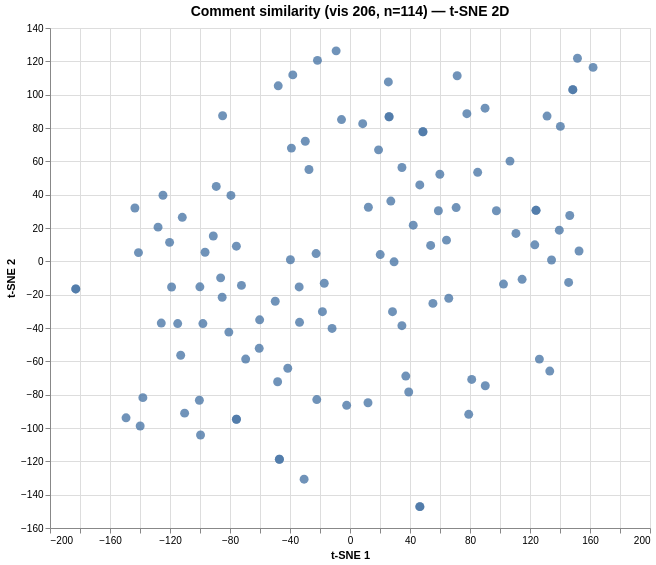

Here is the Vega-Lite specification saved for this chart:
### Vega specification from a JSON file in a GitHub repository (floating-point values rounded to 4 significant figures)
{"$schema": "https://vega.github.io/schema/vega/v6.json", "data": [{"name": "param_1e9efca18e7a2868_store"}, {"name": "source_0", "values": [{"comment": "Data can be misleading without proper context, including countries included in migration, region population / percent of…", "dim_1": 55.27, "dim_2": -25.23, "index": 0}, {"comment": "I think that this graph shows the intra and inter migration around the world.", "dim_1": 27.21, "dim_2": 36.17, "index": 1}, {"comment": "Seems like the graph shows intra- and intercontinental migration with the exceptions that (1) Oceania is quite reasonabl…", "dim_1": 12.24, "dim_2": 32.47, "index": 2}, {"comment": "The cost of natural disasters has gone up dramatically. In 2005, Hurricane Katrina cost $161billion, and in 2017, natura…", "dim_1": 71.45, "dim_2": 111.4, "index": 3}, {"comment": "My students wondered if the 'within-land mass' migrations must be country to country within that land mass, as opposed t…", "dim_1": -22.15, "dim_2": -82.95, "index": 4}, {"comment": "I noticed that the most migrations happen from South America to North America. We also noticed  that  asia has the bigge…", "dim_1": -112.9, "dim_2": -56.35, "index": 5}, {"comment": "We have noticed that Asia has a high immigration rate, Asians mostly move to North American and Europe. A headline for t…", "dim_1": -22.61, "dim_2": 4.652, "index": 6}, {"comment": "This graph represents the amount of people moving out from their country, as is noticed Asia besides is the biggest cont…", "dim_1": 46.52, "dim_2": 45.83, "index": 7}, {"comment": "What we noticed was the arrows showing migration to North America and Europe. We also noticed that the arrows going in a…", "dim_1": 123.2, "dim_2": 9.906, "index": 8}, {"comment": "I noticed that most people are migrating throughout asia. As some years went by Asia was being filled with all of the ot…", "dim_1": -49.84, "dim_2": -23.96, "index": 9}, {"comment": "I have noticed that Asia has the most people migrating all throughout Asia. Also, why does Asia have such a thick migrat…", "dim_1": -33.9, "dim_2": -15.36, "index": 10}, {"comment": "The graph doesn't use relative frequencies, which makes larger continents appear to have larger migration.  This data is…", "dim_1": 58.92, "dim_2": 30.35, "index": 11}, {"comment": "Over the years the Asian population was filling with European, North American, African and Latin American emigrants. mil…", "dim_1": -33.65, "dim_2": -36.59, "index": 12}, {"comment": "One of the biggest things that we could depict from the graph is that the biggest immigration flow is from South America…", "dim_1": 19.04, "dim_2": 66.88, "index": 13}, {"comment": "i wondered what it was that was migrating.", "dim_1": 11.99, "dim_2": -84.87, "index": 14}, {"comment": "I think his is cool graph showing all the moment we had wit all the immigration", "dim_1": 25.57, "dim_2": 107.6, "index": 15}, {"comment": "What I though was pretty weird was the amount of people moving in their own country. There's more people moving within t…", "dim_1": 34.61, "dim_2": -38.62, "index": 16}, {"comment": "Our group noticed many people go to North America but, not many people leave North America.", "dim_1": -124.7, "dim_2": 39.66, "index": 17}, {"comment": "Is the migration in Oceania strictly humans, or is it partially emus?", "dim_1": -99.64, "dim_2": -104.2, "index": 18}, {"comment": "Not many people go to Oceania and the majority of people that migrate in their own continent is Asia.", "dim_1": -100.4, "dim_2": -83.35, "index": 19}, {"comment": "Why do you think most people are migrating to their same continent in such big volume like in Asia?", "dim_1": -60.24, "dim_2": -35.11, "index": 20}, {"comment": "Asia has more migration within it's continent as it has the largest arrow. I also noticed that migration to North Americ…", "dim_1": -39.73, "dim_2": 0.962, "index": 21}, {"comment": "i wonder why so many people are staying in their own country", "dim_1": -141.0, "dim_2": 5.225, "index": 22}, {"comment": "Our catchy title is...The Worlds Migration Hotspots! :)", "dim_1": -84.93, "dim_2": 87.34, "index": 23}, {"comment": "It is very interesting at the amount of people that migrated among their own countries. Especially Europe and Asia. Howe…", "dim_1": 28.33, "dim_2": -30.21, "index": 24}, {"comment": "Our title is \"An interesting view of immigration\"", "dim_1": -9.243, "dim_2": 126.3, "index": 25}, {"comment": "I noticed that Asia has a lot of migration but Australia has almost none. I wonder if it is because people feel safe in …", "dim_1": -138.1, "dim_2": -81.79, "index": 26}, {"comment": "I wonder what qualifies as internal migration.  Moving more than a certain distance?  Moving for certain reasons?", "dim_1": -2.23, "dim_2": -86.4, "index": 27}, {"comment": "I notice that the graph seems to depict the migration of people between different continents. It is interesting to see w…", "dim_1": 59.9, "dim_2": 52.24, "index": 28}, {"comment": "Have you ever seen a map that is called a graph?  Here is one that makes showing migration within and between continents…", "dim_1": 77.91, "dim_2": 88.6, "index": 29}, {"comment": "I wonder how internal migration can be correlated to unrest. It is not complete because europe has a exceedingly high in…", "dim_1": -30.59, "dim_2": -130.7, "index": 30}, {"comment": "I am fascinated by how many of the comments are North America- centric. Many observations are about how many people are …", "dim_1": -143.4, "dim_2": 32.02, "index": 31}, {"comment": "Not many people going in and out of Oceania.", "dim_1": -110.3, "dim_2": -91.09, "index": 32}, {"comment": "I notice that much of the Middle East is included in Asia. I wonder if this is part of the reason behind the large level…", "dim_1": -17.17, "dim_2": -13.14, "index": 33}, {"comment": "The arrows pointing back at the nation could be that people are migrating within their continent.", "dim_1": 152.7, "dim_2": 6.186, "index": 34}, {"comment": "I wonder if the amount of people migrating within Asia is more influenced by the population of  Asia or the countries th…", "dim_1": -18.38, "dim_2": -30.2, "index": 35}, {"comment": "I wonder if the great amount of migration in Asia and Europe may be a function of  their populations.", "dim_1": -11.96, "dim_2": -40.26, "index": 36}, {"comment": "Whats up!!!!\nThis graph seems to talk about how much people immigrate to places especially the U.S being the most target…", "dim_1": 34.62, "dim_2": 56.32, "index": 37}, {"comment": "people move a lot", "dim_1": 79.14, "dim_2": -91.8, "index": 38}, {"comment": "It looks like it's showing how many millions of people are moving around the continents.", "dim_1": 85.11, "dim_2": 53.41, "index": 39}, {"comment": "This is about the migration of people from all the continents", "dim_1": -47.85, "dim_2": 105.3, "index": 40}, {"comment": "It is about migration to and from different countries", "dim_1": -38.15, "dim_2": 111.9, "index": 41}, {"comment": "This is about the migration to and from different countries/continents. But I have noticed that there are hardly any Nor…", "dim_1": -111.8, "dim_2": 26.39, "index": 42}, {"comment": "I think the graph is showing how Pangaea split into the 7 continents. Each continent shows a degree of rotation, of how …", "dim_1": 106.7, "dim_2": 60.13, "index": 43}, {"comment": "It seems to be a chart of however many immigrants travel to America in 2017 with their original country and language.", "dim_1": -5.659, "dim_2": 85.07, "index": 44}, {"comment": "I noticed a lot of arrows going to Europe and North America. I think this graph shows the migration of either birds or p…", "dim_1": 134.4, "dim_2": 0.802, "index": 45}, {"comment": "hello i think this is a graph of how many immigrants come to each place", "dim_1": 8.466, "dim_2": 82.58, "index": 46}, {"comment": "i think it is about immagrants", "dim_1": -21.7, "dim_2": 120.6, "index": 47}, {"comment": "I noticed a lot of arrows going towards the U.S. I think it is a map of immigration routes from 2017", "dim_1": 145.7, "dim_2": -12.67, "index": 48}, {"comment": "What I wonder most about this is, How large are the populations of immigrants from unknown origins? Are they too insigni…", "dim_1": -27.36, "dim_2": 55.11, "index": 49}, {"comment": "I found it interesting Mexico as a part of South America as it typically appears as a part of North America on many maps…", "dim_1": -182.8, "dim_2": -16.57, "index": 50}, {"comment": "My 5th grade students debated whether or not this graph depicts humans or animals. Many also took the circles literally …", "dim_1": 131.4, "dim_2": 87.15, "index": 51}, {"comment": "We noticed that the width of the arrows correlate with the amount of migration. There are arrows inclosing continents wh…", "dim_1": 124.0, "dim_2": 30.6, "index": 52}, {"comment": "It is interesting that many people are moving to North America and Europe, and a lot of people are migrating within Asia…", "dim_1": -48.25, "dim_2": -72.25, "index": 53}, {"comment": "I notice...\nNorth America has the most influx of migration. \n\nI wonder...\nWhat is the cause of these movements? \n\nHeadli…", "dim_1": -89.17, "dim_2": 44.96, "index": 54}, {"comment": "What we found most interesting is how the largest out of continent migration trend was from South America/Latin America …", "dim_1": -125.8, "dim_2": -37.03, "index": 55}, {"comment": "Interesting how there is a lot of immigration internally in the european continent, even more so for Asia. I wonder wher…", "dim_1": -47.07, "dim_2": -118.8, "index": 56}, {"comment": "1.\tWe notice that the arrow thickness and size reveals the number of migrations.  The arrows that wind back represent mi…", "dim_1": 139.5, "dim_2": 18.68, "index": 57}, {"comment": "A greater percentage of people are migrating internationally to North America and Europe from Asia and Latin America. Th…", "dim_1": -69.55, "dim_2": -58.64, "index": 58}, {"comment": "We noticed that there are lots of people migration with in both Asia and Europe. Also, we were wondering why they are so…", "dim_1": -75.7, "dim_2": -94.75, "index": 59}, {"comment": "Most migration occurs within continents or to North America or Europe.  Why is it that so few people are migrating withi…", "dim_1": -96.63, "dim_2": 5.456, "index": 60}, {"comment": "I notice that not many people are emigrating America compared to immigrating.  I also notice that not many people are co…", "dim_1": -149.3, "dim_2": -93.91, "index": 61}, {"comment": "I notice that the thicker the lines the more people are migrating. I wonder why whoever made this map decided to set up …", "dim_1": 37.19, "dim_2": -68.84, "index": 62}, {"comment": "Hey Sharon you are a delightful young moderator.", "dim_1": 46.57, "dim_2": -147.2, "index": 63}, {"comment": "What constitutes a \"migrant\" in this context and how are they determining the total number of them?", "dim_1": -39.06, "dim_2": 67.94, "index": 64}, {"comment": "This graph is super intriguing however, I wondering what percentage of people migrated to a different part of the contin…", "dim_1": 20.14, "dim_2": 4.046, "index": 65}, {"comment": "is this about people or birds", "dim_1": 151.6, "dim_2": 121.9, "index": 66}, {"comment": "is this graph talking about birds or animals", "dim_1": 148.5, "dim_2": 103.0, "index": 67}, {"comment": "The Graph is about immigration. The graph shows how countless people move from their Country to another Country. I wonde…", "dim_1": 48.62, "dim_2": 77.75, "index": 68}, {"comment": "I noticed that a lot of immgration has been happening these days. I wonder the world gets closer. One interesting thing …", "dim_1": 90.18, "dim_2": -74.66, "index": 69}, {"comment": "Very interesting graph about imigration around the world. The most interesting part for me is the imigration from Asia t…", "dim_1": 133.2, "dim_2": -65.86, "index": 70}, {"comment": "What I noticed was there are a lot of people who move to North America.\nWhat I wonder is why A lot of people immigrate i…", "dim_1": -128.0, "dim_2": 20.52, "index": 71}, {"comment": "Hello my name is Atul Wadhwani and i'm an esl student at ccb school. The graph looks like it's  about the immigration sy…", "dim_1": 26.05, "dim_2": 86.73, "index": 72}, {"comment": "We noticed that there is a lot more people moving into North America than are moving out. Also, Europe and Asia have a l…", "dim_1": -85.23, "dim_2": -21.57, "index": 73}, {"comment": "In this graph, I noticed how there were relatively no North Americans who migrated to other continents.\n\nI wonder how th…", "dim_1": 53.77, "dim_2": 9.526, "index": 74}, {"comment": "I found it interesting Mexico as a part of South America as it typically appears as a part of North America on many maps…", "dim_1": -182.8, "dim_2": -16.57, "index": 75}, {"comment": "My 5th grade students debated whether or not this graph depicts humans or animals. Many also took the circles literally …", "dim_1": 140.2, "dim_2": 80.97, "index": 76}, {"comment": "We noticed that the width of the arrows correlate with the amount of migration. There are arrows inclosing continents wh…", "dim_1": 124.0, "dim_2": 30.6, "index": 77}, {"comment": "It is interesting that many people are moving to North America and Europe, and a lot of people are migrating within Asia…", "dim_1": -41.48, "dim_2": -64.17, "index": 78}, {"comment": "I notice...\nNorth America has the most influx of migration. \n\nI wonder...\nWhat is the cause of these movements? \n\nHeadli…", "dim_1": -79.39, "dim_2": 39.56, "index": 79}, {"comment": "What we found most interesting is how the largest out of continent migration trend was from South America/Latin America …", "dim_1": -114.9, "dim_2": -37.32, "index": 80}, {"comment": "Interesting how there is a lot of immigration internally in the european continent, even more so for Asia. I wonder wher…", "dim_1": -47.07, "dim_2": -118.8, "index": 81}, {"comment": "1.\tWe notice that the arrow thickness and size reveals the number of migrations.  The arrows that wind back represent mi…", "dim_1": 146.5, "dim_2": 27.52, "index": 82}, {"comment": "A greater percentage of people are migrating internationally to North America and Europe from Asia and Latin America. Th…", "dim_1": -60.52, "dim_2": -52.2, "index": 83}, {"comment": "We noticed that there are lots of people migration with in both Asia and Europe. Also, we were wondering why they are so…", "dim_1": -75.7, "dim_2": -94.75, "index": 84}, {"comment": "Most migration occurs within continents or to North America or Europe.  Why is it that so few people are migrating withi…", "dim_1": -91.14, "dim_2": 15.19, "index": 85}, {"comment": "I notice that not many people are emigrating America compared to immigrating.  I also notice that not many people are co…", "dim_1": -139.9, "dim_2": -98.81, "index": 86}, {"comment": "I notice that the thicker the lines the more people are migrating. I wonder why whoever made this map decided to set up …", "dim_1": 39.15, "dim_2": -78.38, "index": 87}, {"comment": "Hey Sharon you are a delightful young moderator.", "dim_1": 46.57, "dim_2": -147.2, "index": 88}, {"comment": "What constitutes a \"migrant\" in this context and how are they determining the total number of them?", "dim_1": -29.82, "dim_2": 72.03, "index": 89}, {"comment": "This graph is super intriguing however, I wondering what percentage of people migrated to a different part of the contin…", "dim_1": 29.38, "dim_2": -0.308, "index": 90}, {"comment": "is this about people or birds", "dim_1": 162.0, "dim_2": 116.4, "index": 91}, {"comment": "is this graph talking about birds or animals", "dim_1": 148.5, "dim_2": 103.0, "index": 92}, {"comment": "The Graph is about immigration. The graph shows how countless people move from their Country to another Country. I wonde…", "dim_1": 48.62, "dim_2": 77.75, "index": 93}, {"comment": "I noticed that a lot of immgration has been happening these days. I wonder the world gets closer. One interesting thing …", "dim_1": 81.14, "dim_2": -70.87, "index": 94}, {"comment": "Very interesting graph about imigration around the world. The most interesting part for me is the imigration from Asia t…", "dim_1": 126.3, "dim_2": -58.67, "index": 95}, {"comment": "What I noticed was there are a lot of people who move to North America.\nWhat I wonder is why A lot of people immigrate i…", "dim_1": -120.3, "dim_2": 11.38, "index": 96}, {"comment": "Hello my name is Atul Wadhwani and i'm an esl student at ccb school. The graph looks like it's  about the immigration sy…", "dim_1": 26.05, "dim_2": 86.73, "index": 97}, {"comment": "We noticed that there is a lot more people moving into North America than are moving out. Also, Europe and Asia have a l…", "dim_1": -86.24, "dim_2": -9.917, "index": 98}, {"comment": "In this graph, I noticed how there were relatively no North Americans who migrated to other continents.\n\nI wonder how th…", "dim_1": 64.33, "dim_2": 12.71, "index": 99}, {"comment": "1. We notice that there is very little immigration coming into Latin America, Africa, and Oceana. \n\n2. We wonder why Nor…", "dim_1": -75.74, "dim_2": 9.079, "index": 100}, {"comment": "Something we noticed was that few people left North America to migrate to another continent compared to how many left an…", "dim_1": -72.37, "dim_2": -14.44, "index": 101}, {"comment": "1. We noticed that there was a lot of people migrating within their own country and towards North America and Europe. Ho…", "dim_1": 102.3, "dim_2": -13.64, "index": 102}, {"comment": "We noticed that there are there are 2 representations for migration- the arrow width and the number in millions. The mos…", "dim_1": 65.83, "dim_2": -22.16, "index": 103}, {"comment": "1. We noticed that thickness of arrows represented how many people moved, that there are a lot more people migrating to …", "dim_1": 114.7, "dim_2": -10.79, "index": 104}, {"comment": "1. We noticed that the graph is arranged in a circle to resemble a globe. We also noticed that some arrows are so small …", "dim_1": 97.59, "dim_2": 30.35, "index": 105}, {"comment": "We noticed that a lot of people are not moving to central america and Africa. Lots of people are staying in Asia and Eur…", "dim_1": -100.1, "dim_2": -15.3, "index": 106}, {"comment": "I notice: The graph doesn't use relative frequencies, which makes larger continents appear to have larger migration\n\nI w…", "dim_1": 70.76, "dim_2": 32.26, "index": 107}, {"comment": "One thing we noticed is that there is a lot of relocation hapenning within the continents of Europe and Asia. \n\nOne thin…", "dim_1": 42.15, "dim_2": 21.67, "index": 108}, {"comment": "We noticed that a lot of people are moving from Latin America to North America, and we think it might be because of the …", "dim_1": -119.0, "dim_2": -15.38, "index": 109}, {"comment": "We infer this graph represents the migration of people from continent to continent in millions. We also infer and notice…", "dim_1": 110.6, "dim_2": 16.73, "index": 110}, {"comment": "1. We noticed that most people are migrating to Europe and North America, and a lot less people migrate to Asia, Africa,…", "dim_1": -80.78, "dim_2": -42.46, "index": 111}, {"comment": "Couple things we noticed:\n- The biggest migration is from South Asia to North Asia (63.3 mil.)\n- Migration from America …", "dim_1": -98.08, "dim_2": -37.35, "index": 112}, {"comment": "Welcome to “What’s Going On in This Graph?”. Today’s graph shows migration within and between continents for 2017. Pleas…", "dim_1": 90.04, "dim_2": 91.9, "index": 113}]}, {"name": "source_0_x_domain_dim_1", "values": [{"min": -182.8, "max": 162.0}]}, {"name": "source_0_y_domain_dim_2", "values": [{"min": -147.2, "max": 126.3}]}], "signals": [{"name": "unit", "value": {}, "on": [{"events": "pointermove", "update": "isTuple(group()) ? group() : unit"}]}, {"name": "param_1e9efca18e7a2868", "update": "vlSelectionResolve(\"param_1e9efca18e7a2868_store\", \"union\")"}, {"name": "param_1e9efca18e7a2868_dim_1", "on": [{"events": [{"source": "view", "type": "dblclick"}], "update": "null"}, {"events": {"signal": "param_1e9efca18e7a2868_translate_delta"}, "update": "panLinear(param_1e9efca18e7a2868_translate_anchor.extent_x, -param_1e9efca18e7a2868_translate_delta.x / width)"}, {"events": {"signal": "param_1e9efca18e7a2868_zoom_delta"}, "update": "zoomLinear(domain(\"x\"), param_1e9efca18e7a2868_zoom_anchor.x, param_1e9efca18e7a2868_zoom_delta)"}]}, {"name": "param_1e9efca18e7a2868_dim_2", "on": [{"events": [{"source": "view", "type": "dblclick"}], "update": "null"}, {"events": {"signal": "param_1e9efca18e7a2868_translate_delta"}, "update": "panLinear(param_1e9efca18e7a2868_translate_anchor.extent_y, param_1e9efca18e7a2868_translate_delta.y / height)"}, {"events": {"signal": "param_1e9efca18e7a2868_zoom_delta"}, "update": "zoomLinear(domain(\"y\"), param_1e9efca18e7a2868_zoom_anchor.y, param_1e9efca18e7a2868_zoom_delta)"}]}, {"name": "param_1e9efca18e7a2868_tuple", "on": [{"events": [{"signal": "param_1e9efca18e7a2868_dim_1 || param_1e9efca18e7a2868_dim_2"}], "update": "param_1e9efca18e7a2868_dim_1 && param_1e9efca18e7a2868_dim_2 ? {unit: \"\", fields: param_1e9efca18e7a2868_tuple_fields, values: [param_1e9efca18e7a2868_dim_1,param_1e9efca18e7a2868_dim_2]} : null"}]}, {"name": "param_1e9efca18e7a2868_tuple_fields", "value": [{"field": "dim_1", "channel": "x", "type": "R"}, {"field": "dim_2", "channel": "y", "type": "R"}]}, {"name": "param_1e9efca18e7a2868_translate_anchor", "value": {}, "on": [{"events": [{"source": "scope", "type": "pointerdown"}], "update": "{x: x(unit), y: y(unit), extent_x: domain(\"x\"), extent_y: domain(\"y\")}"}]}, {"name": "param_1e9efca18e7a2868_translate_delta", "value": {}, "on": [{"events": [{"source": "window", "between": [{"source": "scope", "type": "pointerdown"}, {"source": "window", "type": "pointerup"}], "consume": true, "type": "pointermove"}], "update": "{x: param_1e9efca18e7a2868_translate_anchor.x - x(unit), y: param_1e9efca18e7a2868_translate_anchor.y - y(unit)}"}]}, {"name": "param_1e9efca18e7a2868_zoom_anchor", "on": [{"events": [{"source": "scope", "type": "wheel", "consume": true}], "update": "{x: invert(\"x\", x(unit)), y: invert(\"y\", y(unit))}"}]}, {"name": "param_1e9efca18e7a2868_zoom_delta", "on": [{"events": [{"source": "scope", "type": "wheel", "consume": true}], "update": "pow(1.001, event.deltaY * pow(16, event.deltaMode))", "force": true}]}, {"name": "param_1e9efca18e7a2868_modify", "on": [{"events": {"signal": "param_1e9efca18e7a2868_tuple"}, "update": "modify(\"param_1e9efca18e7a2868_store\", param_1e9efca18e7a2868_tuple, true)"}]}], "marks": [{"type": "symbol", "name": "marks", "from": {"data": "source_0"}, "encode": {"update": {"y": {"field": "dim_2", "scale": "y"}, "size": {"value": 80}, "fill": {"value": "#4c78a8"}, "tooltip": {"signal": "{\"Comment #\": format(datum[\"index\"], \"\"), \"Comment\": isValid(datum[\"comment\"]) ? datum[\"comment\"] : \"\"+datum[\"comment\"]}"}, "opacity": {"value": 0.8}, "x": {"field": "dim_1", "scale": "x"}, "shape": {"value": "circle"}}}, "clip": true, "style": ["circle"], "interactive": true}], "scales": [{"name": "x", "type": "linear", "domain": [{"signal": "(data(\"source_0_x_domain_dim_1\")[0] || {}).min"}, {"signal": "(data(\"source_0_x_domain_dim_1\")[0] || {}).max"}], "range": [0, {"signal": "width"}], "nice": true, "domainRaw": {"signal": "param_1e9efca18e7a2868[\"dim_1\"]"}, "zero": true}, {"name": "y", "type": "linear", "domain": [{"signal": "(data(\"source_0_y_domain_dim_2\")[0] || {}).min"}, {"signal": "(data(\"source_0_y_domain_dim_2\")[0] || {}).max"}], "range": [{"signal": "height"}, 0], "domainRaw": {"signal": "param_1e9efca18e7a2868[\"dim_2\"]"}, "zero": true, "nice": true}], "axes": [{"scale": "x", "minExtent": 0, "gridScale": "y", "labels": false, "grid": true, "ticks": false, "aria": false, "orient": "bottom", "zindex": 0, "domain": false, "tickCount": {"signal": "ceil(width/40)"}, "maxExtent": 0}, {"scale": "y", "gridScale": "x", "tickCount": {"signal": "ceil(height/40)"}, "labels": false, "grid": true, "orient": "left", "maxExtent": 0, "minExtent": 0, "domain": false, "aria": false, "ticks": false, "zindex": 0}, {"scale": "x", "orient": "bottom", "grid": false, "title": "t-SNE 1", "labelFlush": true, "labelOverlap": true, "tickCount": {"signal": "ceil(width/40)"}, "zindex": 0}, {"scale": "y", "title": "t-SNE 2", "tickCount": {"signal": "ceil(height/40)"}, "zindex": 0, "grid": false, "orient": "left", "labelOverlap": true}], "title": {"text": "Comment similarity (vis 206, n=114) — t-SNE 2D", "fontSize": 14, "frame": "group"}, "style": "cell", "background": "white", "height": 500, "padding": 5, "width": 600}
